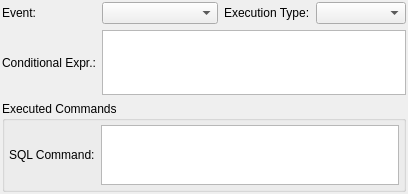
<?xml version="1.0" encoding="UTF-8"?>
<ui version="4.0">
 <class>RuleWidget</class>
 <widget class="QWidget" name="RuleWidget">
  <property name="geometry">
   <rect>
    <x>0</x>
    <y>0</y>
    <width>408</width>
    <height>194</height>
   </rect>
  </property>
  <property name="minimumSize">
   <size>
    <width>0</width>
    <height>0</height>
   </size>
  </property>
  <property name="windowTitle">
   <string>Form</string>
  </property>
  <layout class="QGridLayout" name="rule_grid">
   <property name="margin">
    <number>2</number>
   </property>
   <property name="spacing">
    <number>6</number>
   </property>
   <item row="0" column="0">
    <widget class="QLabel" name="event_lbl">
     <property name="sizePolicy">
      <sizepolicy hsizetype="Preferred" vsizetype="Fixed">
       <horstretch>0</horstretch>
       <verstretch>0</verstretch>
      </sizepolicy>
     </property>
     <property name="minimumSize">
      <size>
       <width>0</width>
       <height>0</height>
      </size>
     </property>
     <property name="text">
      <string>Event:</string>
     </property>
    </widget>
   </item>
   <item row="0" column="1">
    <layout class="QHBoxLayout" name="horizontalLayout">
     <item>
      <widget class="QComboBox" name="event_cmb">
       <property name="sizePolicy">
        <sizepolicy hsizetype="Expanding" vsizetype="Fixed">
         <horstretch>0</horstretch>
         <verstretch>0</verstretch>
        </sizepolicy>
       </property>
       <property name="minimumSize">
        <size>
         <width>90</width>
         <height>0</height>
        </size>
       </property>
       <property name="maximumSize">
        <size>
         <width>16777215</width>
         <height>16777215</height>
        </size>
       </property>
       <property name="sizeAdjustPolicy">
        <enum>QComboBox::AdjustToContents</enum>
       </property>
      </widget>
     </item>
     <item>
      <widget class="QLabel" name="exec_type_lbl">
       <property name="sizePolicy">
        <sizepolicy hsizetype="Fixed" vsizetype="Fixed">
         <horstretch>0</horstretch>
         <verstretch>0</verstretch>
        </sizepolicy>
       </property>
       <property name="minimumSize">
        <size>
         <width>0</width>
         <height>0</height>
        </size>
       </property>
       <property name="maximumSize">
        <size>
         <width>16777215</width>
         <height>16777215</height>
        </size>
       </property>
       <property name="text">
        <string>Execution Type:</string>
       </property>
      </widget>
     </item>
     <item>
      <widget class="QComboBox" name="exec_type_cmb">
       <property name="sizePolicy">
        <sizepolicy hsizetype="Preferred" vsizetype="Fixed">
         <horstretch>0</horstretch>
         <verstretch>0</verstretch>
        </sizepolicy>
       </property>
       <property name="minimumSize">
        <size>
         <width>90</width>
         <height>0</height>
        </size>
       </property>
       <property name="maximumSize">
        <size>
         <width>16777215</width>
         <height>16777215</height>
        </size>
       </property>
       <property name="sizeAdjustPolicy">
        <enum>QComboBox::AdjustToContents</enum>
       </property>
      </widget>
     </item>
    </layout>
   </item>
   <item row="1" column="0">
    <widget class="QLabel" name="cond_expr_lbl">
     <property name="sizePolicy">
      <sizepolicy hsizetype="Preferred" vsizetype="Preferred">
       <horstretch>0</horstretch>
       <verstretch>0</verstretch>
      </sizepolicy>
     </property>
     <property name="minimumSize">
      <size>
       <width>0</width>
       <height>0</height>
      </size>
     </property>
     <property name="text">
      <string>Conditional Expr.:</string>
     </property>
    </widget>
   </item>
   <item row="1" column="1">
    <widget class="QTextEdit" name="cond_expr_txt">
     <property name="sizePolicy">
      <sizepolicy hsizetype="Expanding" vsizetype="Fixed">
       <horstretch>0</horstretch>
       <verstretch>0</verstretch>
      </sizepolicy>
     </property>
     <property name="minimumSize">
      <size>
       <width>0</width>
       <height>0</height>
      </size>
     </property>
     <property name="maximumSize">
      <size>
       <width>16777215</width>
       <height>65</height>
      </size>
     </property>
     <property name="frameShadow">
      <enum>QFrame::Sunken</enum>
     </property>
     <property name="lineWidth">
      <number>1</number>
     </property>
     <property name="midLineWidth">
      <number>0</number>
     </property>
     <property name="verticalScrollBarPolicy">
      <enum>Qt::ScrollBarAsNeeded</enum>
     </property>
     <property name="horizontalScrollBarPolicy">
      <enum>Qt::ScrollBarAsNeeded</enum>
     </property>
     <property name="undoRedoEnabled">
      <bool>true</bool>
     </property>
     <property name="readOnly">
      <bool>false</bool>
     </property>
     <property name="textInteractionFlags">
      <set>Qt::TextEditorInteraction</set>
     </property>
    </widget>
   </item>
   <item row="2" column="0" colspan="2">
    <widget class="QGroupBox" name="commands_gb">
     <property name="title">
      <string>Executed Commands</string>
     </property>
     <layout class="QGridLayout" name="gridLayout">
      <property name="margin">
       <number>4</number>
      </property>
      <property name="spacing">
       <number>6</number>
      </property>
      <item row="0" column="0">
       <widget class="QLabel" name="comando_lbl">
        <property name="sizePolicy">
         <sizepolicy hsizetype="Preferred" vsizetype="Preferred">
          <horstretch>0</horstretch>
          <verstretch>0</verstretch>
         </sizepolicy>
        </property>
        <property name="minimumSize">
         <size>
          <width>0</width>
          <height>0</height>
         </size>
        </property>
        <property name="text">
         <string>SQL Command:</string>
        </property>
       </widget>
      </item>
      <item row="0" column="1">
       <widget class="QTextEdit" name="comando_txt">
        <property name="sizePolicy">
         <sizepolicy hsizetype="Expanding" vsizetype="Expanding">
          <horstretch>0</horstretch>
          <verstretch>0</verstretch>
         </sizepolicy>
        </property>
        <property name="minimumSize">
         <size>
          <width>0</width>
          <height>50</height>
         </size>
        </property>
        <property name="maximumSize">
         <size>
          <width>16777215</width>
          <height>120</height>
         </size>
        </property>
        <property name="frameShadow">
         <enum>QFrame::Sunken</enum>
        </property>
        <property name="lineWidth">
         <number>1</number>
        </property>
        <property name="midLineWidth">
         <number>0</number>
        </property>
        <property name="verticalScrollBarPolicy">
         <enum>Qt::ScrollBarAsNeeded</enum>
        </property>
        <property name="horizontalScrollBarPolicy">
         <enum>Qt::ScrollBarAsNeeded</enum>
        </property>
        <property name="undoRedoEnabled">
         <bool>true</bool>
        </property>
        <property name="readOnly">
         <bool>false</bool>
        </property>
        <property name="textInteractionFlags">
         <set>Qt::TextEditorInteraction</set>
        </property>
       </widget>
      </item>
     </layout>
    </widget>
   </item>
  </layout>
 </widget>
 <resources/>
 <connections/>
</ui>
